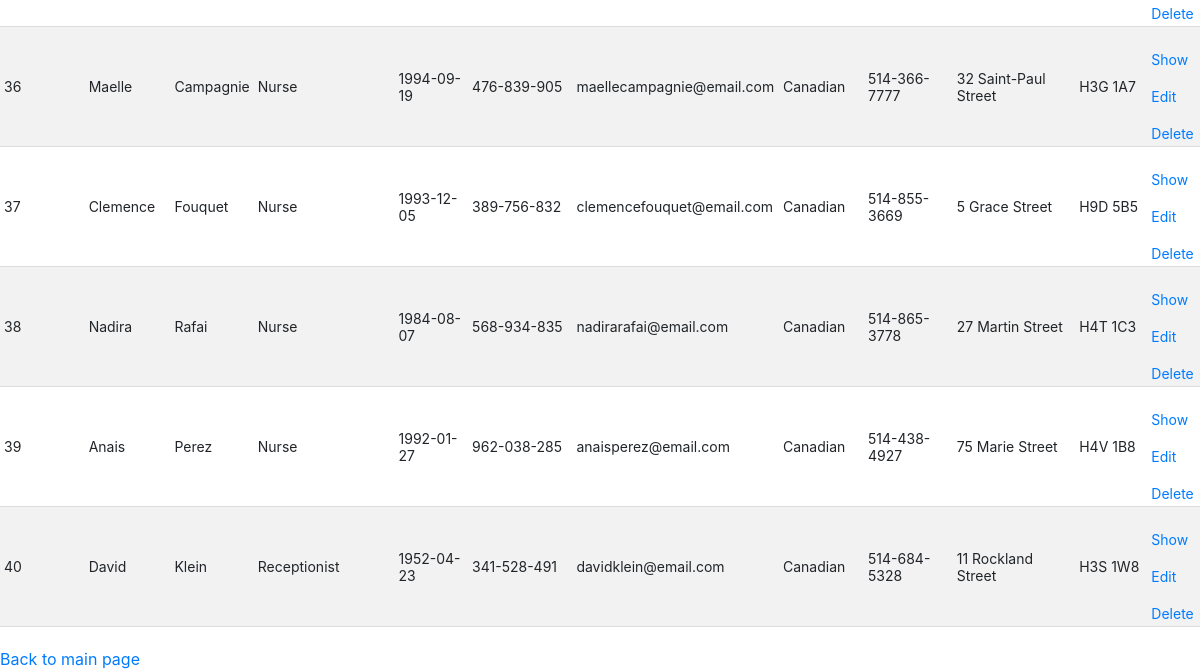
Before: /pages/Employees/index.php (lower part) with the older database file.
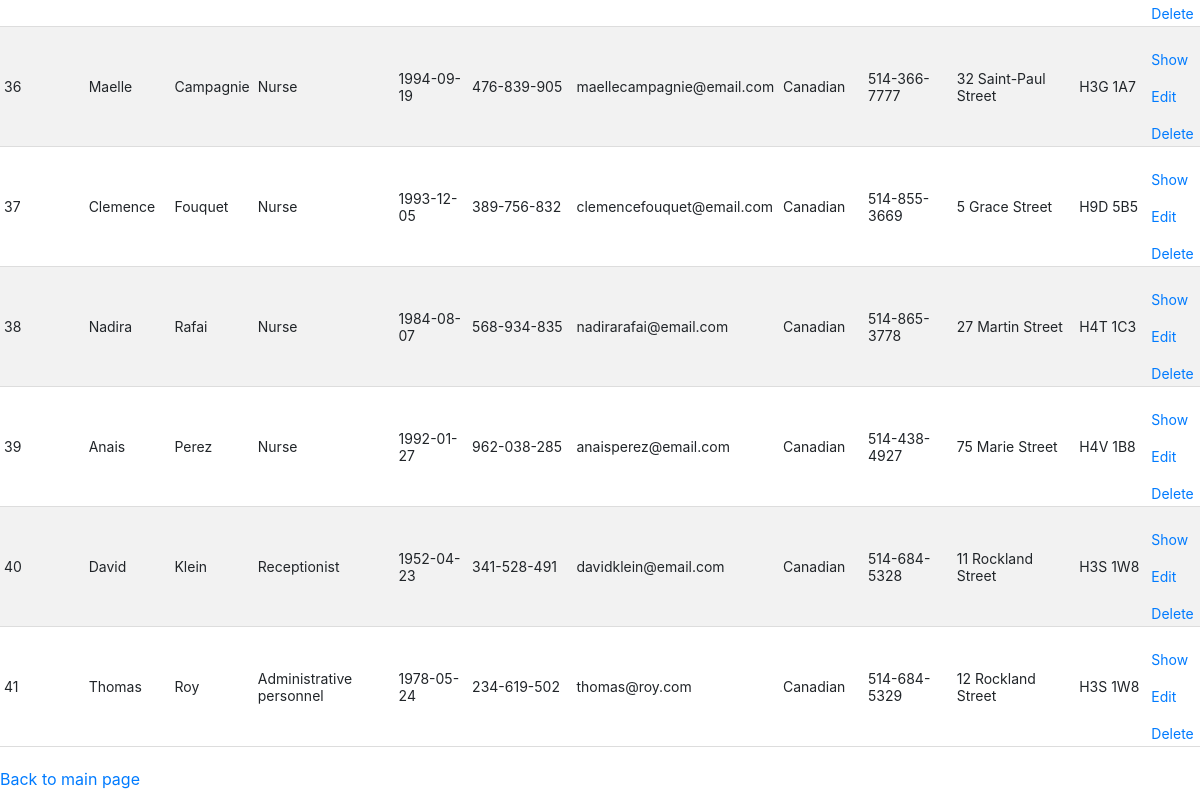
After: the same page with the newer database file.
### tables this page shows
CREATE TABLE Employees (
  EmployeeID INT PRIMARY KEY,
  FName VARCHAR(255),
  LName VARCHAR(255),
  Role VARCHAR(255),
  DoBirth DATE,
  MedicareNumber VARCHAR(255) NOT NULL UNIQUE,
  Email VARCHAR(255),
  Citizenship VARCHAR(255),
  PhoneNumber VARCHAR(255),
  Address VARCHAR(255),
  PostalCode VARCHAR(255),
  FOREIGN KEY (PostalCode) REFERENCES PostalCodes(PostalCode),
  CHECK (Role IN ('Nurse', 'Doctor', 'Cashier', 'Pharmacist', 'Receptionist', 'Administrative personnel', 'Security personnel', 'Regular employee'))
);

### pages/Employees/index.php (the view, shortened to what this page needs)
<?php require_once '../../database.php';
    include '../header.php';
    $statement = $conn->prepare('SELECT * FROM employees');
    $statement->execute();
    mysqli_stmt_bind_result($statement, $row['EmployeeID'], $row['FirstName'], $row['LastName'], $row['Role'], $row['DateOfBirth'], $row['MedicareNumber'], $row['Email'], $row['Citizenship'], $row['PhoneNumber'], $row['Address'], $row['PostalCode'])
?>
<!DOCTYPE html>
<html lang="en">
<head>
    <link rel="stylesheet" href="../../pages/style.css">
</head>
<body>
    <table>
        <tbody>
            <?php while (mysqli_stmt_fetch($statement)) {?>
                <tr>
                    <td><?php echo $row['EmployeeID'] ?></td>
                    <td><?php echo $row['FirstName'] ?></td>
                    <td><?php echo $row['LastName'] ?></td>
                    <td><?php echo $row['Role'] ?></td>
                    <td><?php echo $row['DateOfBirth'] ?></td>
                    <td><?php echo $row['MedicareNumber'] ?></td>
                    <td><?php echo $row['Email'] ?></td>
                    <td><?php echo $row['Citizenship'] ?></td>
                    <td><?php echo $row['PhoneNumber'] ?></td>
                    <td><?php echo $row['Address'] ?></td>
                    <td><?php echo $row['PostalCode'] ?></td>
                    <td>
                        <a href="./show.php?EmployeeID=<?php echo $row["EmployeeID"] ?>">Show</a>
                        <a href="./edit.php?EmployeeID=<?php echo $row["EmployeeID"] ?>">Edit</a>
                        <a href="./delete.php?EmployeeID=<?php echo $row["EmployeeID"] ?>">Delete</a>
                    </td>
                </tr>
            <?php }; ?>
        </tbody>
    </table>
    <a href="../../index.php">Back to main page</a>
</body>
</html>

Changed rows visible on the page:
added employees: EmployeeID "41", FName "Thomas", LName "Roy", Role "Administrative personnel", DoBirth "1978-05-24", MedicareNumber "234-619-502", Email "thomas@roy.com", Citizenship "Canadian", PhoneNumber "514-684-5329", Address "12 Rockland Street", PostalCode "H3S 1W8"
